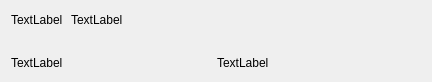
<?xml version="1.0" encoding="UTF-8"?>
<ui version="4.0">
 <class>sinfview</class>
 <widget class="QWidget" name="sinfview">
  <property name="geometry">
   <rect>
    <x>0</x>
    <y>0</y>
    <width>432</width>
    <height>82</height>
   </rect>
  </property>
  <property name="windowTitle">
   <string>Form</string>
  </property>
  <layout class="QVBoxLayout" name="verticalLayout_2">
   <property name="topMargin">
    <number>1</number>
   </property>
   <property name="bottomMargin">
    <number>1</number>
   </property>
   <item>
    <layout class="QHBoxLayout" name="horizontalLayout">
     <item>
      <widget class="QLabel" name="label_id">
       <property name="sizePolicy">
        <sizepolicy hsizetype="Minimum" vsizetype="Preferred">
         <horstretch>0</horstretch>
         <verstretch>0</verstretch>
        </sizepolicy>
       </property>
       <property name="minimumSize">
        <size>
         <width>54</width>
         <height>0</height>
        </size>
       </property>
       <property name="text">
        <string>TextLabel</string>
       </property>
      </widget>
     </item>
     <item>
      <widget class="QLabel" name="label_ip">
       <property name="text">
        <string>TextLabel</string>
       </property>
      </widget>
     </item>
     <item>
      <widget class="QLabel" name="label_ex">
       <property name="sizePolicy">
        <sizepolicy hsizetype="Expanding" vsizetype="Preferred">
         <horstretch>0</horstretch>
         <verstretch>0</verstretch>
        </sizepolicy>
       </property>
       <property name="text">
        <string/>
       </property>
      </widget>
     </item>
    </layout>
   </item>
   <item>
    <layout class="QHBoxLayout" name="horizontalLayout_2">
     <property name="spacing">
      <number>2</number>
     </property>
     <item>
      <widget class="QLabel" name="label_x">
       <property name="text">
        <string>TextLabel</string>
       </property>
      </widget>
     </item>
     <item>
      <widget class="QLabel" name="label_y">
       <property name="text">
        <string>TextLabel</string>
       </property>
      </widget>
     </item>
    </layout>
   </item>
  </layout>
 </widget>
 <resources/>
 <connections/>
</ui>
